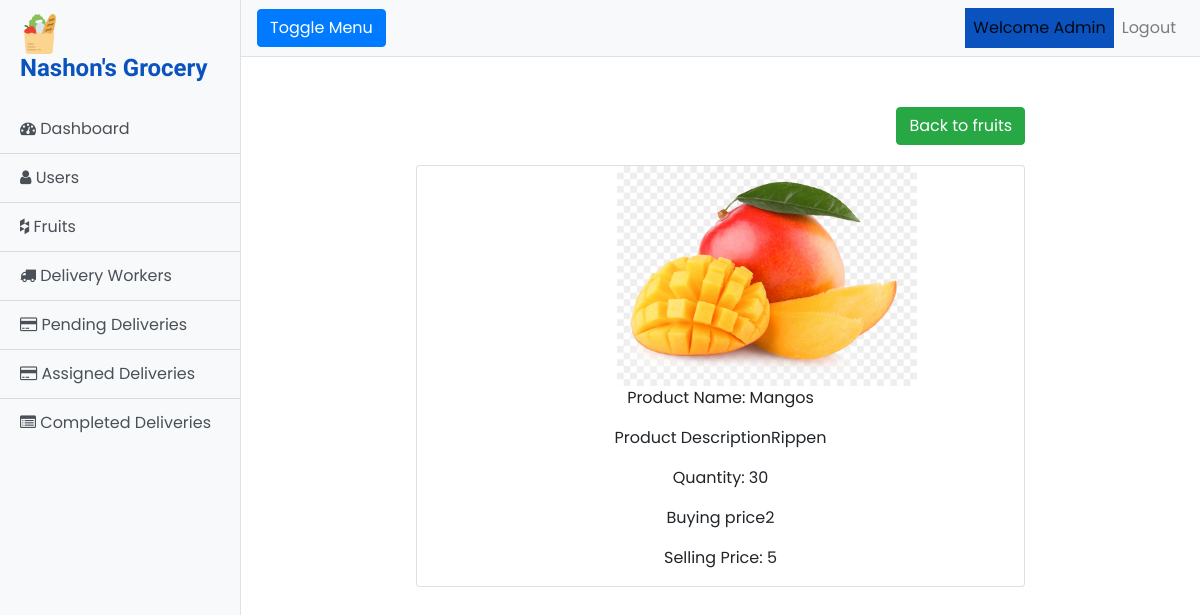
/Admin/viewFruit.php?pid_view=3 (signed in), run on the app's committed database.
### tables this page shows
CREATE TABLE `stock` (
  `product_id` int(11) NOT NULL,
  `product_name` varchar(50) NOT NULL,
  `product_image` varchar(50) NOT NULL,
  `product_desc` text NOT NULL,
  `product_amount` varchar(10) NOT NULL,
  `product_innitial_price` varchar(10) NOT NULL,
  `product_final_amount` varchar(10) NOT NULL,
  `date_added` datetime NOT NULL
);

### Admin/viewFruit.php (the view, shortened to what this page needs)
<!DOCTYPE html>
<html lang="en">
<head>
    <link rel="stylesheet" href="../assets/css/bootstrap.min.css">
    <link rel="stylesheet" href="https://cdnjs.cloudflare.com/ajax/libs/font-awesome/4.7.0/css/font-awesome.min.css">
    <link href="../assets/css/app.css" rel="stylesheet">
</head>
<body>
<div class="d-flex" id="wrapper">
    <div class="bg-light border-right" id="sidebar-wrapper">
        <div class="sidebar-heading">
            <img src="../assets/images/icon.png" class="img-fluid" width="20%" style="margin-right: -400px;" alt="Logo"><br>
            <h4><b>Nashon's Grocery</b></h4></div>
        <div class="list-group list-group-flush">
            <a href="index.php" class="list-group-item list-group-item-action bg-light"><i class="fa fa-dashboard"></i> Dashboard</a>
            <a href="users.php" class="list-group-item list-group-item-action bg-light"><i class="fa fa-user"></i> Users</a>
            <a href="fruits.php" class="list-group-item list-group-item-action bg-light"><i class="fa fa-houzz"></i> Fruits</a>
            <a href="delivery_workers.php" class="list-group-item list-group-item-action bg-light"><i class="fa fa-truck"></i> Delivery Workers</a>
            <a href="pending_deliveries.php" class="list-group-item list-group-item-action bg-light"><i class="fa fa-credit-card"></i> Pending Deliveries</a>
            <a href="assigned_deliveries.php" class="list-group-item list-group-item-action bg-light"><i class="fa fa-credit-card"></i> Assigned Deliveries</a>
            <a href="completed_deliveries.php" class="list-group-item list-group-item-action bg-light"><i class="fa fa-list-alt"></i> Completed Deliveries</a>
        </div>
    </div>
    <div id="page-content-wrapper">
        <nav class="navbar navbar-expand-lg navbar-light bg-light border-bottom">
            <button class="btn btn-primary" id="menu-toggle">Toggle Menu</button>
            <div class="collapse navbar-collapse" id="navbarSupportedContent">
                <ul class="navbar-nav ml-auto mt-2 mt-lg-0">
                    <li class="nav-item active">
                        <a class="nav-link" href="#">Welcome Admin <span class="sr-only">(current)</span></a>
                    </li>
                    <li class="nav-item">
                        <a class="nav-link" href="logout.php">Logout</a>
                    </li>
                </ul>
            </div>
        </nav>
        <div class="container-fluid">
            <div class="row">
                <div class="col-md-2"></div>
                <div class="col-md-8">
                    <div align="right" style="margin-top: 50px;">
                        <button class="btn btn-success"><a href="fruits.php" style="text-decoration: none; color: white;">Back to fruits</a></button>
                    </div>
                    <div class="card" style="margin-top: 20px; text-align: center;">
                        <?php
                        if(isset($_GET['pid_view']))
                        {
                            include "../includes/dbconnect.php";
                            $pid = $_GET['pid_view'];
                            $sql = "SELECT * FROM stock where product_id ='$pid'";
                            $result = mysqli_query($con, $sql);
                            while ($row = mysqli_fetch_array($result))
                            {
                                ?>
                                <img src="<?php echo $row['product_image']; ?>" style="margin-left: 200px;" width="300px" alt="">
                                <p> Product Name: <?php echo $row['product_name'] ?></p>
                                <p> Product Description<?php echo $row['product_desc'] ?></p>
                                <p> Quantity: <?php echo $row['product_amount'] ?></p>
                                <p> Buying price<?php echo $row['product_innitial_price'] ?></p>
                                <p> Selling Price: <?php echo $row['product_final_amount'] ?></p>
                        <?php
                            }
                        }
                        ?>
                    </div>
                </div>
                <div class="col-md-2"></div>
            </div>
        </div>
</div>
</body>
</html>

### assets/css/app.css (style rules this page uses)
body { font-family: 'Poppins', sans-serif; }
#wrapper { overflow-x: hidden; }
#sidebar-wrapper { min-height: 100vh; margin-left: -15rem; -webkit-transition: margin .25s ease-out; -moz-transition: margin .25s ease-out; -o-transition: margin .25s ease-out; transition: margin .25s ease-out; }
#sidebar-wrapper .sidebar-heading { padding: 0.875rem 1.25rem; font-size: 1.2rem; }
#sidebar-wrapper .list-group { width: 15rem; }
#page-content-wrapper { min-width: 100vw; }
@media (min-width: 768px) { #sidebar-wrapper { margin-left: 0; } }
@media (min-width: 768px) { #page-content-wrapper { min-width: 0; width: 100%; } }
.active { color: black; background: #0a53be; }
.sidebar-heading { color: #0a53be; font-size: 40px; font-family: 'Courgette', cursive; }

### data on the page
stock: product_image (picture), product_name "Mangos", product_desc "Rippen", product_amount "30", product_innitial_price "2", product_final_amount "5"
